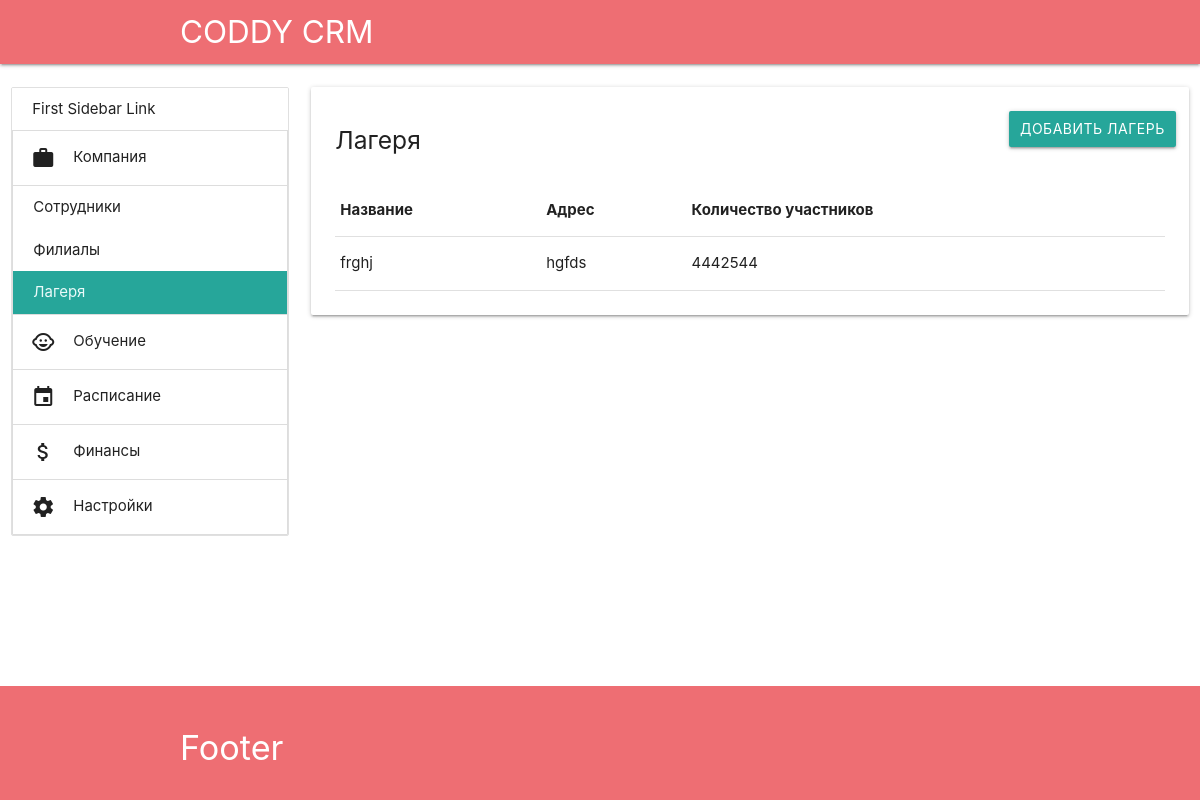
Page /company/camps/ (signed in) on the committed database.
### app/models.py (models this page shows)
class Camps(models.Model):
    name = models.CharField(max_length=50)
    address = models.CharField(max_length=250, blank=True)
    children_count = models.PositiveSmallIntegerField()

### app/views.py (the view)
# urls.py: path('company/camps/', views.company_camps, name='company_camps'),
@login_required
def company_camps(request):
    camps = Camps.objects.all()
    return render(request, 'app/company_camps.html',
                  {'camps': camps})

### app/templatetags/app_tags.py (called while the page is built)
@register.simple_tag(takes_context=True)
def active(context, url):
    cur_url = resolve(context['request'].path).url_name
    if cur_url.startswith(url):
        return 'active'
    return ''

### app/templates/app/company_camps.html
{% extends "app/main.html" %}
{% block content %}
    <div class="col s12 l9">
        <div class="card">
            <div class="card-content">
                <div class="row">
                    <a class="col btn right" href="{% url 'company_camps_add' %}">Добавить Лагерь</a>
                    <h5 class="col">Лагеря</h5>
                </div>
                <table class="responsive-table">
                    <thead>
                        <tr>
                            <th>Название</th>
                            <th>Адрес</th>
                            <th>Количество участников</th>
                        </tr>
                    </thead>
                    <tbody>
                    {% for camp in camps %}
                        <tr>
                            <td>
                                {{ camp.name }}
                            </td>
                            <td>
                                {{ camp.address }}
                            </td>
                            <td>
                                {{ camp.children_count }}
                            </td>
                        </tr>
                    {% endfor %}
                    </tbody>
                </table>
            </div>
        </div>
    </div>
{% endblock content %}

### app/static/app/main.css (style rules this page uses)
* { margin: 0; padding: 0; }
body { display: flex; min-height: 100vh; flex-direction: column; }

### rows in the picture
Camps: name "frghj", address "hgfds", children_count "4442544"
